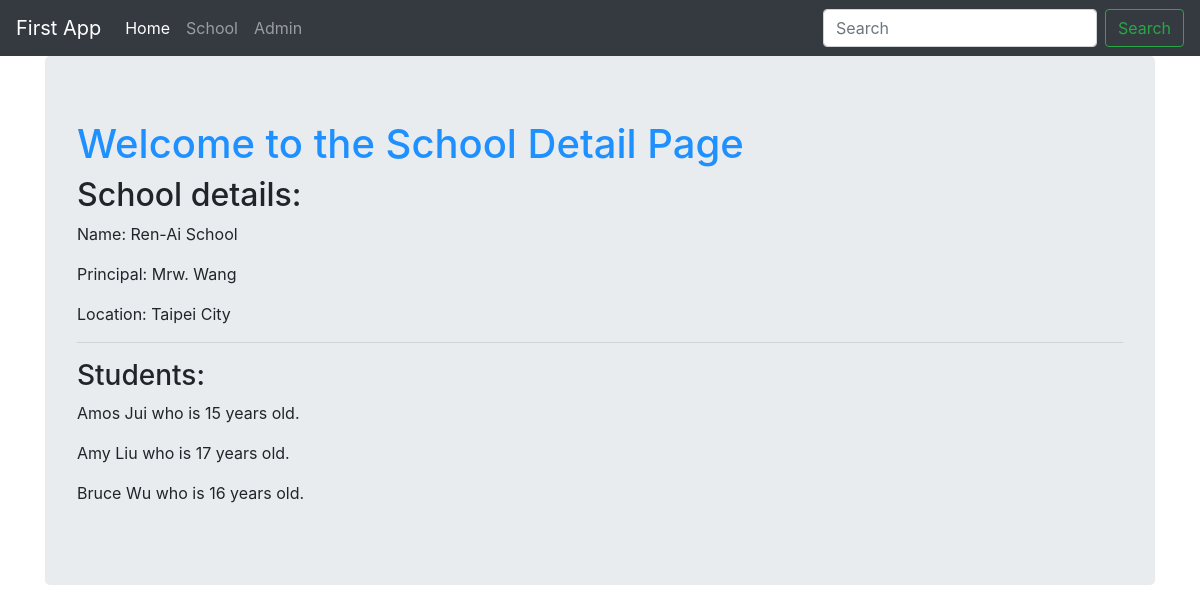
The page /first_app/school_list/2/ on the database its author committed.
### first_app/models.py (models this page shows, shortened)
class School(models.Model):
    name = models.CharField(max_length=256)
    principal = models.CharField(max_length=256)
    location = models.CharField(max_length=256)

class Student(models.Model):
    name = models.CharField(max_length=256)
    age = models.PositiveIntegerField()
    school = models.ForeignKey(School, related_name='students')

### first_app/views.py (the view)
# urls.py: url(r'^school_list/(?P<pk>[-\w]+)/$', views.SchoolDetailView.as_view(), name='school_detail'),
class SchoolDetailView(DetailView):
    context_object_name = 'school_detail'
    model = models.School
    template_name = 'first_app/school_detail.html'

### first_app/templates/first_app/school_detail.html
{% extends 'first_app/first_app_base.html' %}
{% block body_block %}
<div class="jumbotron">
  <h1>Welcome to the School Detail Page</h1>
  <h2>School details:</h2>
  <p>Name: {{ school_detail.name }}</p>
  <p>Principal: {{ school_detail.principal }}</p>
  <p>Location: {{ school_detail.location }}</p>
  <hr>
  <h3>Students:</h3>
  {% for student in school_detail.students.all %}
    <p>{{ student.name }} who is {{ student.age }} years old.</p>
  {% endfor %}
</div>
{% endblock %}

### static/css/main.css (style rules this page uses)
h1 { color: dodgerblue; }

### rows shown on the page
School: name "Ren-Ai School", principal "Mrw. Wang", location "Taipei City"
Student: name "Amos Jui", age "15"
Student: name "Amy Liu", age "17"
Student: name "Bruce Wu", age "16"
